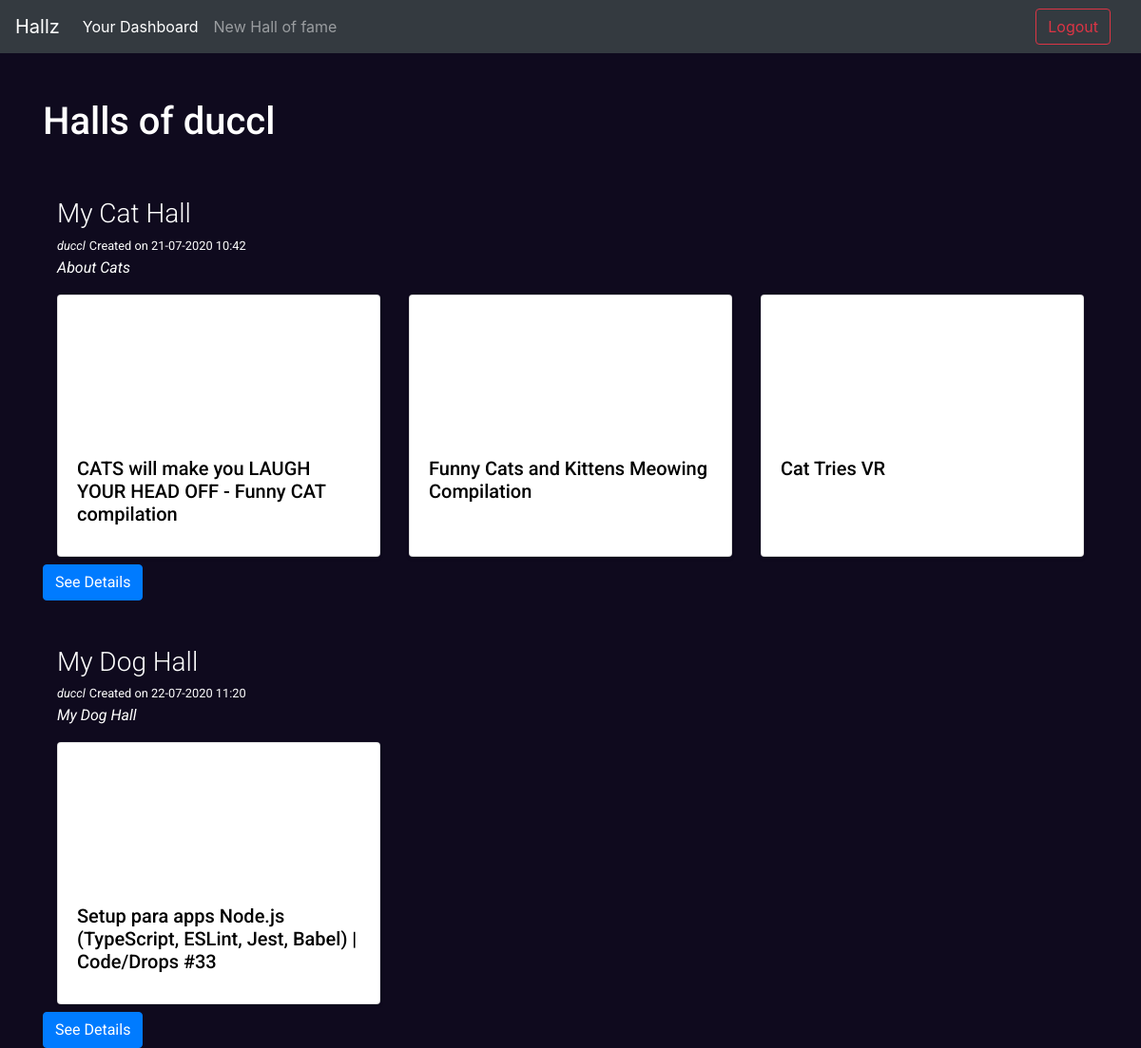
/dashboard/duccl/ (signed in), run on the app's committed database.
### halls/models.py (models this page shows, shortened)
class Hall(models.Model):
    author = models.ForeignKey('auth.user',on_delete=models.CASCADE)
    title = models.CharField(max_length=100)
    description = models.CharField(max_length=100,default='')
    creation_date = models.DateTimeField(auto_now=True)

class Video(models.Model):
    hall = models.ForeignKey(Hall,on_delete=models.CASCADE)
    title = models.CharField(max_length=255)
    url = models.URLField(max_length=200,default='')
    youtube_id = models.CharField(max_length=255)

### halls/views.py (the view)
# urls.py: path('dashboard/<str:username>/',DashBoardView.as_view(),name='dashboard'),
class DashBoardView(LoginRequiredMixin,ListView):
    template_name = "halls/dashboard.html"
    login_url = login_url
    model = Hall
    context_object_name = 'halls'
    def get_queryset(self):
        return Hall.objects.filter(author__username = self.kwargs["username"])
    def get_context_data(self, **kwargs):
        context = super().get_context_data(**kwargs)
        context["username"] = self.kwargs["username"]
        return context

### halls/templates/halls/dashboard.html (shortened to what this page needs)
{% extends './base.html' %}
{% block content_section%}
<div class="container roboto margin-top-md color-white">
    <div class="d-flex w-100 justify-content-between">
        <h1>Halls of {{username}}</h1>
    </div>
    {% if halls %}
    <div class='col'>
        {%for hall in halls%}
        <div class="row margin-top-md">
            <div class="color-white container">
                <h3 class="mb-1 font-weight-light">{{hall.title}}</h5>
                <small class="mb-1 font-italic">{{hall.author}}</small>
                <small>Created on {{hall.creation_date| date:"d-m-Y h:i"}}</small>
                <p class="font-italic">{{hall.description | safe}}</p>
            </div>
            <div class="d-flex w-100 justify-content-between">
                {%for video in hall.video_set.all%}
                {% include 'partials/video_card.html' %}
                {% endfor %}
            </div>
            <a href="{% url 'halls:hall' hall_id=hall.id %}" class="btn btn-primary margin-top-sm">
                See Details
            </a>
        </div>
        {%endfor%}
    </div>
    {% endif %}
</div>
{%endblock%}

### halls/templates/partials/video_card.html (shortened to what this page needs)
<div class="col-md-4">
    <div class="card shadow-sm">
        <iframe width="100%" height="150" src="https://www.youtube.com/embed/{{video.youtube_id}}" frameborder="0"
            allow="accelerometer; encrypted-media; gyroscope; picture-in-picture" allowfullscreen></iframe>
        <div class="card-body">
            <h5 class="card-title">{{video.title}}</h5>
        </div>
    </div>
</div>

### accounts/static/accounts/css/style.css (style rules this page uses)
*, body { padding: 0px; -webkit-box-sizing: border-box; box-sizing: border-box; }
body { background-color: #0F0A1E; }
.roboto { font-family: 'Roboto',sans-serif; }
.color-white { color: white; }
.margin-top-md { margin-top: 3em; }

### halls/static/halls/css/halls_style.css (style rules this page uses)
.card { color: black; height: 100%; }
.margin-top-sm { margin-top: 0.5em; }

### data on the page
Hall: title "My Cat Hall", author "duccl", creation_date "21-07-2020 10:42", description "About Cats"
Video: title "CATS will make you LAUGH YOUR HEAD OFF - Funny CAT compilation"
Video: title "Funny Cats and Kittens Meowing Compilation"
Video: title "Cat Tries VR"
Hall: title "My Dog Hall", author "duccl", creation_date "22-07-2020 11:20", description "My Dog Hall"
Video: title "Setup para apps Node.js (TypeScript, ESLint, Jest, Babel) | Code/Drops #33"

### other printed values
{{ username }} "duccl"
